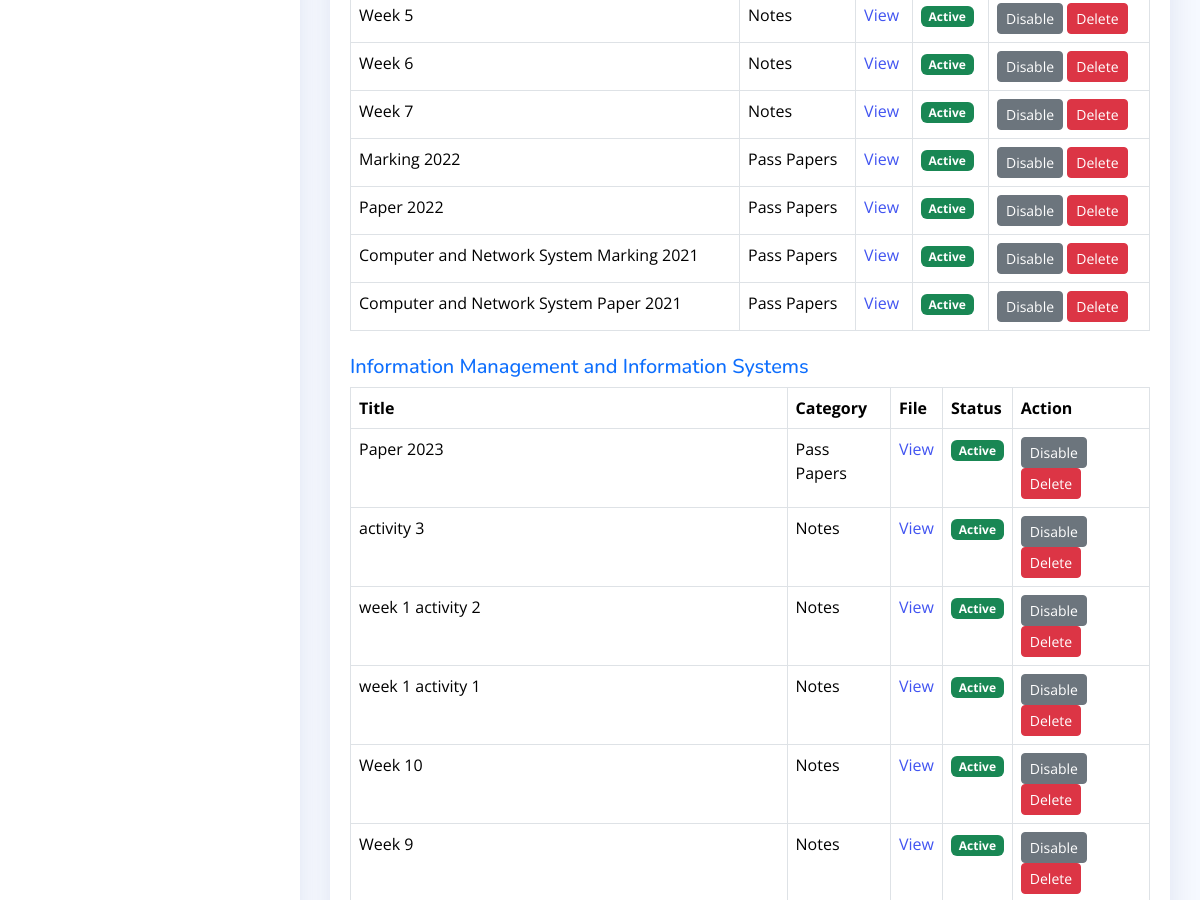
The app's page /admin/manage-files.php?semester=Semester I (signed in, middle part), older data.
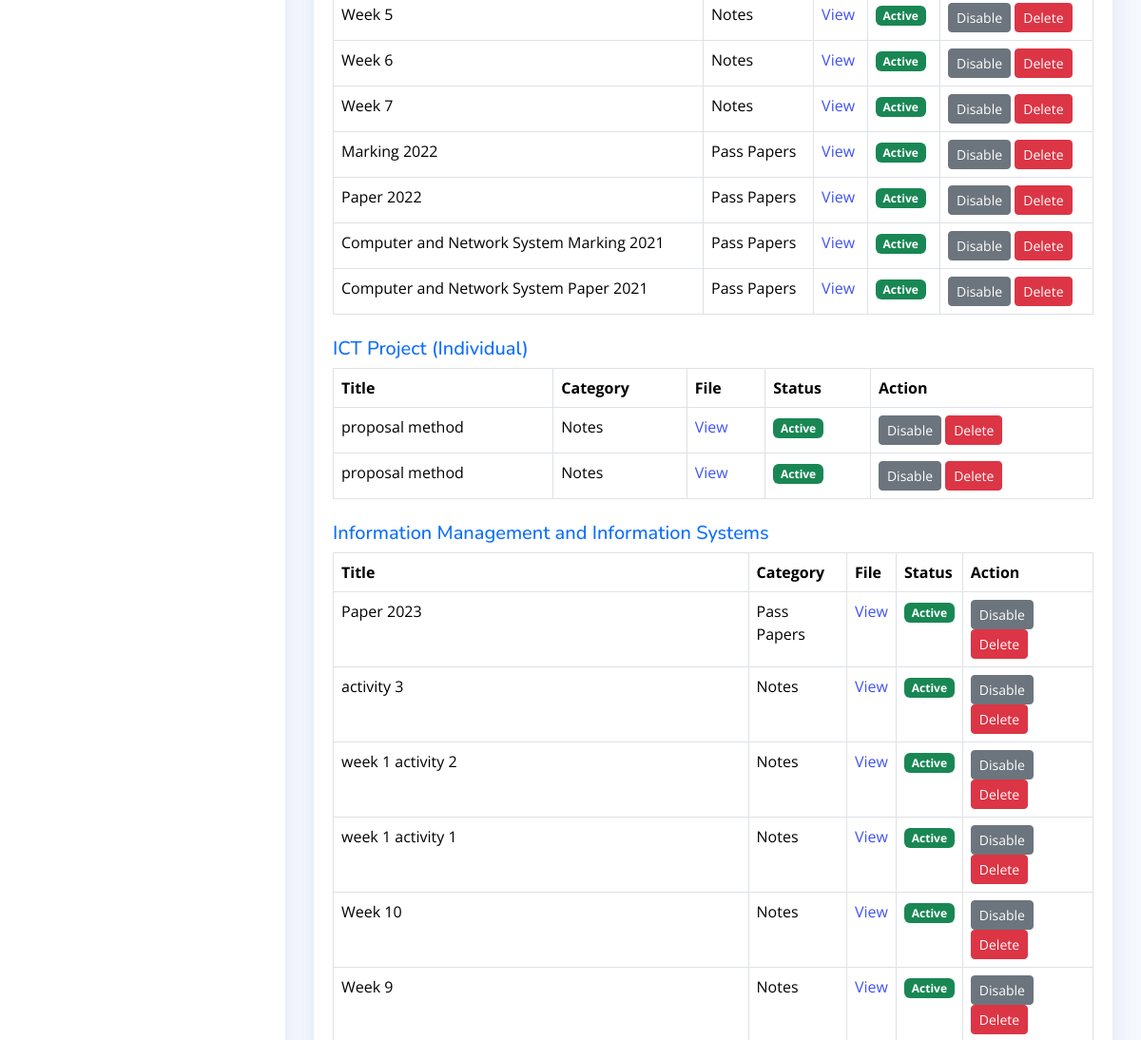
The same page, newer data.
### tables this page shows
CREATE TABLE `tuition_files` (
  `id` int(11) NOT NULL,
  `user_id` int(11) NOT NULL,
  `title` varchar(255) NOT NULL,
  `subject_id` int(11) NOT NULL,
  `category` varchar(100) NOT NULL,
  `filename` varchar(255) NOT NULL,
  `status` enum('active','disabled','inactive') DEFAULT 'active',
  `uploaded_at` timestamp NULL DEFAULT current_timestamp(),
  `uploaded_by_name` varchar(100) NOT NULL,
  `uploaded_by_role` varchar(50) NOT NULL
);

CREATE TABLE `subjects` (
  `id` int(11) NOT NULL,
  `semester` varchar(50) DEFAULT NULL,
  `code` varchar(20) DEFAULT NULL,
  `name` varchar(255) DEFAULT NULL,
  `description` varchar(255) DEFAULT NULL
);

### admin/manage-files.php (the view, shortened to what this page needs)
<?php
require_once '../includes/db-conn.php';
$selectedSemester = $_GET['semester'] ?? '';
?>
<!DOCTYPE html>
<html lang="en">
<head>
    <?php include_once("../includes/css-links-inc.php"); ?>
</head>
<body>
<?php include_once("../includes/admin-sidebar.php") ?>
<main id="main" class="main">
    <section class="section">
        <div class="row">
            <div class="col-lg-12">
                <div class="card">
                    <div class="card-body">
                        <?php if ($selectedSemester !== ''): ?>
                            <?php
                            $subjectGroupQuery = $conn->prepare("SELECT DISTINCT s.id, s.name FROM tuition_files tf JOIN subjects s ON tf.subject_id = s.id WHERE s.semester = ? ORDER BY s.name ASC");
                            $subjectGroupQuery->bind_param("s", $selectedSemester);
                            $subjectGroupQuery->execute();
                            $subjectResult = $subjectGroupQuery->get_result();
                            while ($subject = $subjectResult->fetch_assoc()):
                            ?>
                                <h5 class="mt-4 text-primary"><?= htmlspecialchars($subject['name']) ?></h5>
                                <table class="table table-bordered mb-4">
                                    <thead>
                                        <tr>
                                            <th>Title</th>
                                            <th>Category</th>
                                            <th>File</th>
                                            <th>Status</th>
                                            <th>Action</th>
                                        </tr>
                                    </thead>
                                    <tbody>
                                        <?php
                                        $fileQuery = $conn->query("SELECT * FROM tuition_files WHERE subject_id = " . intval($subject['id']) . " ORDER BY uploaded_at DESC");
                                        while ($row = $fileQuery->fetch_assoc()):
                                        ?>
                                        <tr>
                                            <td><?= htmlspecialchars($row['title']) ?></td>
                                            <td><?= htmlspecialchars($row['category']) ?></td>
                                            <td><a href="../uploads/<?= $row['filename'] ?>" target="_blank">View</a></td>
                                            <td><span class="badge bg-<?= $row['status'] === 'active' ? 'success' : 'secondary' ?>">
                                                <?= ucfirst($row['status']) ?>
                                            </span></td>
                                            <td>
                                                <?php if ($row['status'] !== 'inactive'): ?>
                                                    <a href="change-file-status.php?id=<?= $row['id'] ?>&status=inactive&semester=<?= urlencode($selectedSemester) ?>" class="btn btn-sm btn-secondary">Disable</a>
                                                <?php endif; ?>
                                                <a href="delete-file.php?id=<?= $row['id'] ?>&semester=<?= urlencode($selectedSemester) ?>" class="btn btn-sm btn-danger" onclick="return confirm('Delete this file?')">Delete</a>
                                            </td>
                                        </tr>
                                        <?php endwhile; ?>
                                    </tbody>
                                </table>
                            <?php endwhile; $subjectGroupQuery->close(); ?>
                        <?php endif; ?>
                    </div>
                </div>
            </div>
        </div>
    </section>
</main>
</body>
</html>

Row changes from the older to the newer data that the page shows:
now on this page (row unchanged): subjects: name "ICT Project (Individual)"
added tuition_files: title "proposal method", category "Notes", status "Active", shown under "ICT Project (Individual)"
added tuition_files: title "proposal method", category "Notes", status "Active", shown under "ICT Project (Individual)"
